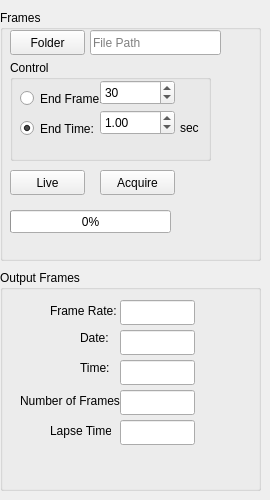
        <widget class="QWidget" name="TABGet">
         <attribute name="title">
          <string>Get Frames</string>
         </attribute>
         <widget class="QGroupBox" name="groupBox_9">
          <property name="geometry">
           <rect>
            <x>0</x>
            <y>10</y>
            <width>261</width>
            <height>251</height>
           </rect>
          </property>
          <property name="title">
           <string>Frames</string>
          </property>
          <widget class="QProgressBar" name="PBRecording">
           <property name="geometry">
            <rect>
             <x>10</x>
             <y>200</y>
             <width>161</width>
             <height>23</height>
            </rect>
           </property>
           <property name="value">
            <number>0</number>
           </property>
          </widget>
          <widget class="QPushButton" name="PBSetF">
           <property name="geometry">
            <rect>
             <x>10</x>
             <y>20</y>
             <width>75</width>
             <height>25</height>
            </rect>
           </property>
           <property name="text">
            <string>Folder</string>
           </property>
          </widget>
          <widget class="QGroupBox" name="groupBox">
           <property name="geometry">
            <rect>
             <x>10</x>
             <y>50</y>
             <width>201</width>
             <height>101</height>
            </rect>
           </property>
           <property name="title">
            <string>Control</string>
           </property>
           <widget class="QRadioButton" name="RBFrames">
            <property name="geometry">
             <rect>
              <x>10</x>
              <y>30</y>
              <width>82</width>
              <height>17</height>
             </rect>
            </property>
            <property name="text">
             <string>End Frame:</string>
            </property>
           </widget>
           <widget class="QRadioButton" name="RBtime">
            <property name="geometry">
             <rect>
              <x>10</x>
              <y>60</y>
              <width>82</width>
              <height>17</height>
             </rect>
            </property>
            <property name="text">
             <string>End Time:</string>
            </property>
            <property name="checked">
             <bool>true</bool>
            </property>
           </widget>
           <widget class="QSpinBox" name="SBFrames">
            <property name="geometry">
             <rect>
              <x>90</x>
              <y>20</y>
              <width>75</width>
              <height>25</height>
             </rect>
            </property>
            <property name="maximum">
             <number>10000</number>
            </property>
            <property name="value">
             <number>30</number>
            </property>
           </widget>
           <widget class="QDoubleSpinBox" name="DSBTime">
            <property name="geometry">
             <rect>
              <x>90</x>
              <y>50</y>
              <width>75</width>
              <height>25</height>
             </rect>
            </property>
            <property name="maximum">
             <double>10000.989999999999782</double>
            </property>
            <property name="value">
             <double>1.000000000000000</double>
            </property>
           </widget>
           <widget class="QLabel" name="label_10">
            <property name="geometry">
             <rect>
              <x>170</x>
              <y>60</y>
              <width>21</width>
              <height>16</height>
             </rect>
            </property>
            <property name="text">
             <string>sec</string>
            </property>
           </widget>
          </widget>
          <widget class="QPushButton" name="PBAcquire">
           <property name="enabled">
            <bool>true</bool>
           </property>
           <property name="geometry">
            <rect>
             <x>100</x>
             <y>160</y>
             <width>75</width>
             <height>25</height>
            </rect>
           </property>
           <property name="text">
            <string>Acquire</string>
           </property>
          </widget>
          <widget class="QLineEdit" name="LEFileP">
           <property name="geometry">
            <rect>
             <x>90</x>
             <y>20</y>
             <width>131</width>
             <height>25</height>
            </rect>
           </property>
           <property name="placeholderText">
            <string>File Path</string>
           </property>
          </widget>
          <widget class="QPushButton" name="PBLive_2">
           <property name="geometry">
            <rect>
             <x>10</x>
             <y>160</y>
             <width>75</width>
             <height>25</height>
            </rect>
           </property>
           <property name="text">
            <string>Live</string>
           </property>
          </widget>
         </widget>
         <widget class="QGroupBox" name="groupBox_10">
          <property name="geometry">
           <rect>
            <x>0</x>
            <y>270</y>
            <width>261</width>
            <height>221</height>
           </rect>
          </property>
          <property name="title">
           <string>Output Frames</string>
          </property>
          <widget class="QLabel" name="label_53">
           <property name="geometry">
            <rect>
             <x>50</x>
             <y>30</y>
             <width>71</width>
             <height>21</height>
            </rect>
           </property>
           <property name="text">
            <string>Frame Rate:</string>
           </property>
          </widget>
          <widget class="QLabel" name="label_54">
           <property name="geometry">
            <rect>
             <x>80</x>
             <y>60</y>
             <width>51</width>
             <height>16</height>
            </rect>
           </property>
           <property name="text">
            <string>Date:</string>
           </property>
          </widget>
          <widget class="QLabel" name="label_55">
           <property name="geometry">
            <rect>
             <x>80</x>
             <y>90</y>
             <width>51</width>
             <height>16</height>
            </rect>
           </property>
           <property name="text">
            <string>Time:</string>
           </property>
          </widget>
          <widget class="QLabel" name="label_56">
           <property name="geometry">
            <rect>
             <x>20</x>
             <y>120</y>
             <width>101</width>
             <height>21</height>
            </rect>
           </property>
           <property name="text">
            <string>Number of Frames:</string>
           </property>
          </widget>
          <widget class="QLabel" name="label_57">
           <property name="geometry">
            <rect>
             <x>50</x>
             <y>150</y>
             <width>61</width>
             <height>21</height>
            </rect>
           </property>
           <property name="text">
            <string>Lapse Time:</string>
           </property>
          </widget>
          <widget class="QLineEdit" name="LEFrameRate">
           <property name="geometry">
            <rect>
             <x>120</x>
             <y>30</y>
             <width>75</width>
             <height>25</height>
            </rect>
           </property>
          </widget>
          <widget class="QLineEdit" name="LEDate">
           <property name="geometry">
            <rect>
             <x>120</x>
             <y>60</y>
             <width>75</width>
             <height>25</height>
            </rect>
           </property>
          </widget>
          <widget class="QLineEdit" name="LEHour">
           <property name="geometry">
            <rect>
             <x>120</x>
             <y>90</y>
             <width>75</width>
             <height>25</height>
            </rect>
           </property>
          </widget>
          <widget class="QLineEdit" name="LENFrames">
           <property name="geometry">
            <rect>
             <x>120</x>
             <y>120</y>
             <width>75</width>
             <height>25</height>
            </rect>
           </property>
          </widget>
          <widget class="QLineEdit" name="LETime">
           <property name="geometry">
            <rect>
             <x>120</x>
             <y>150</y>
             <width>75</width>
             <height>25</height>
            </rect>
           </property>
          </widget>
         </widget>
        </widget>
